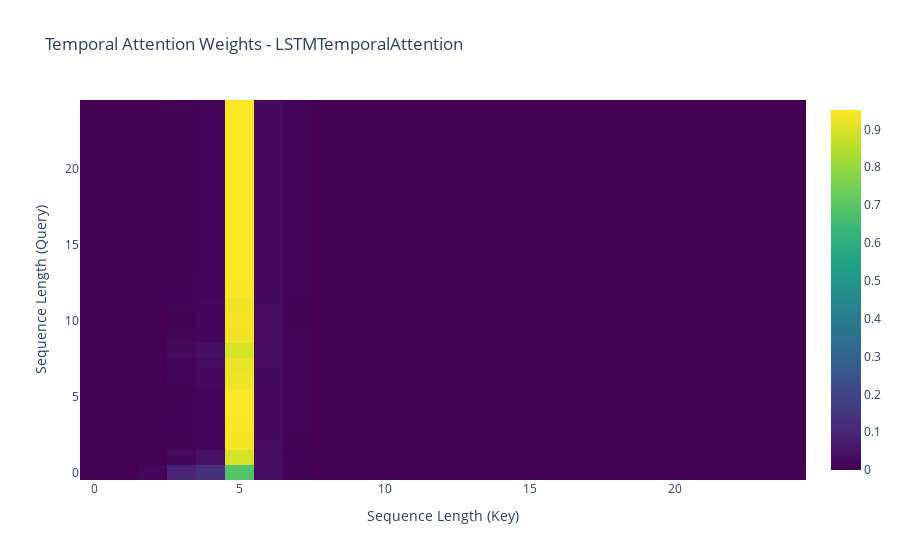
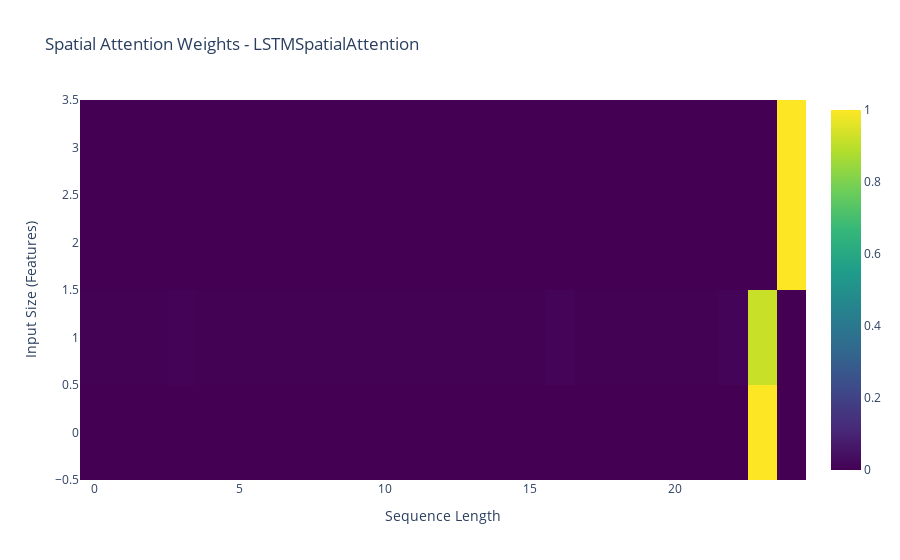
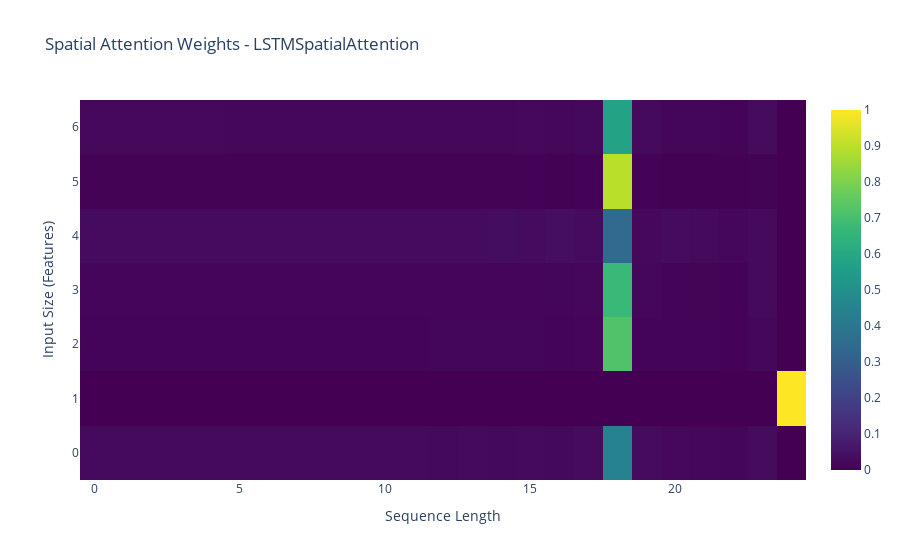
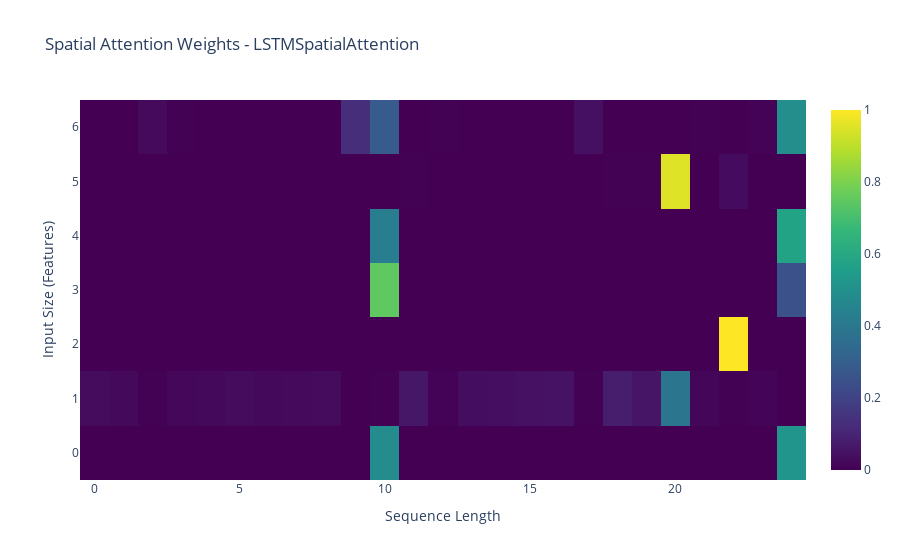

Here is the notebook cell these charts were saved with, in order:
### Code cell
for model_dir in model_dirs:
    print(f"Best performing model on experiment: {os.path.basename(model_dir)}")
    rows = []
    best_checkpoints = find_best_checkpoints(model_dir, num_best=10)
    for i, (checkpoint, val_loss, params) in enumerate(best_checkpoints):
        # Load model and weights
        model = create_model(params)
        model = load_model_from_checkpoint(model, checkpoint)
        data_loader = get_dataloader(params)
        test_dataloader = data_loader["test"]

        # Get a batch of input sequences and their corresponding targets
        inputs, targets = next(iter(test_dataloader))
        output, (spatial_attention_weights, temporal_attention_weights) = model(inputs, True)

        
        plot_attention(params, spatial_attention_weights, temporal_attention_weights)
        break

        #print("sample_temporal_attention_weights", average_temporal_attention_weights)
        #print("sample_spatial_attention_weights", average_spatial_attention_weights)

### Figure 1 — Plotly figure (JSON) as saved in the notebook; plotly's stock layout.template omitted (floating-point values rounded to 4 significant figures; data arrays with more than 128 entries replaced by an {"elided": "..."} marker saying what was removed)
{"data": [{"colorscale": [[0, "#440154"], [0.1111, "#482878"], [0.2222, "#3e4989"], [0.3333, "#31688e"], [0.4444, "#26828e"], [0.5556, "#1f9e89"], [0.6667, "#35b779"], [0.7778, "#6ece58"], [0.8889, "#b5de2b"], [1, "#fde725"]], "type": "heatmap", "z": {"elided": "25x25 float values"}}], "layout": {"title": {"text": "Temporal Attention Weights - LSTMTemporalAttention"}, "xaxis": {"title": {"text": "Sequence Length (Key)"}}, "yaxis": {"title": {"text": "Sequence Length (Query)"}}}}

### Figure 2 — Plotly figure (JSON) as saved in the notebook; plotly's stock layout.template omitted (floating-point values rounded to 4 significant figures)
{"data": [{"colorscale": [[0, "#440154"], [0.1111, "#482878"], [0.2222, "#3e4989"], [0.3333, "#31688e"], [0.4444, "#26828e"], [0.5556, "#1f9e89"], [0.6667, "#35b779"], [0.7778, "#6ece58"], [0.8889, "#b5de2b"], [1, "#fde725"]], "type": "heatmap", "z": [[6.756e-06, 6.606e-06, 6.686e-06, 2.721e-05, 7.097e-06, 6.618e-06, 6.606e-06, 6.591e-06, 6.601e-06, 6.573e-06, 6.967e-06, 6.533e-06, 6.508e-06, 6.488e-06, 6.433e-06, 6.524e-06, 8.24e-05, 7.323e-06, 7.189e-06, 8.636e-06, 3.399e-06, 2.391e-06, 0.0001114, 0.9997, 6.978e-13], [0.002593, 0.002578, 0.002583, 0.006094, 0.002705, 0.002581, 0.002584, 0.002585, 0.002586, 0.002591, 0.002689, 0.002596, 0.002601, 0.002609, 0.002617, 0.002638, 0.0112, 0.002833, 0.002876, 0.002981, 0.00173, 0.002018, 0.01194, 0.9192, 6.165e-07], [5.159e-07, 5.221e-07, 5.192e-07, 1.322e-07, 4.877e-07, 5.211e-07, 5.208e-07, 5.21e-07, 5.205e-07, 5.201e-07, 4.93e-07, 5.2e-07, 5.196e-07, 5.185e-07, 5.185e-07, 5.122e-07, 4.921e-08, 4.574e-07, 4.532e-07, 4.092e-07, 9.782e-07, 9.421e-07, 4.385e-08, 3.162e-11, 1.0], [1.084e-11, 1.122e-11, 1.1e-11, 1.204e-12, 1.014e-11, 1.118e-11, 1.122e-11, 1.126e-11, 1.124e-11, 1.132e-11, 1.043e-11, 1.144e-11, 1.152e-11, 1.16e-11, 1.178e-11, 1.154e-11, 2.102e-13, 9.639e-12, 1.001e-11, 7.315e-12, 3.101e-11, 6.634e-11, 1.404e-13, 1.515e-19, 1]]}], "layout": {"title": {"text": "Spatial Attention Weights - LSTMSpatialAttention"}, "xaxis": {"title": {"text": "Sequence Length"}}, "yaxis": {"title": {"text": "Input Size (Features)"}}}}

### Figure 3 — Plotly figure (JSON) as saved in the notebook; plotly's stock layout.template omitted (floating-point values rounded to 4 significant figures; data arrays with more than 128 entries replaced by an {"elided": "..."} marker saying what was removed)
{"data": [{"colorscale": [[0, "#440154"], [0.1111, "#482878"], [0.2222, "#3e4989"], [0.3333, "#31688e"], [0.4444, "#26828e"], [0.5556, "#1f9e89"], [0.6667, "#35b779"], [0.7778, "#6ece58"], [0.8889, "#b5de2b"], [1, "#fde725"]], "type": "heatmap", "z": {"elided": "7x25 float values"}}], "layout": {"title": {"text": "Spatial Attention Weights - LSTMSpatialAttention"}, "xaxis": {"title": {"text": "Sequence Length"}}, "yaxis": {"title": {"text": "Input Size (Features)"}}}}

### Figure 4 — Plotly figure (JSON) as saved in the notebook; plotly's stock layout.template omitted (floating-point values rounded to 4 significant figures; data arrays with more than 128 entries replaced by an {"elided": "..."} marker saying what was removed)
{"data": [{"colorscale": [[0, "#440154"], [0.1111, "#482878"], [0.2222, "#3e4989"], [0.3333, "#31688e"], [0.4444, "#26828e"], [0.5556, "#1f9e89"], [0.6667, "#35b779"], [0.7778, "#6ece58"], [0.8889, "#b5de2b"], [1, "#fde725"]], "type": "heatmap", "z": {"elided": "7x25 float values"}}], "layout": {"title": {"text": "Spatial Attention Weights - LSTMSpatialAttention"}, "xaxis": {"title": {"text": "Sequence Length"}}, "yaxis": {"title": {"text": "Input Size (Features)"}}}}
